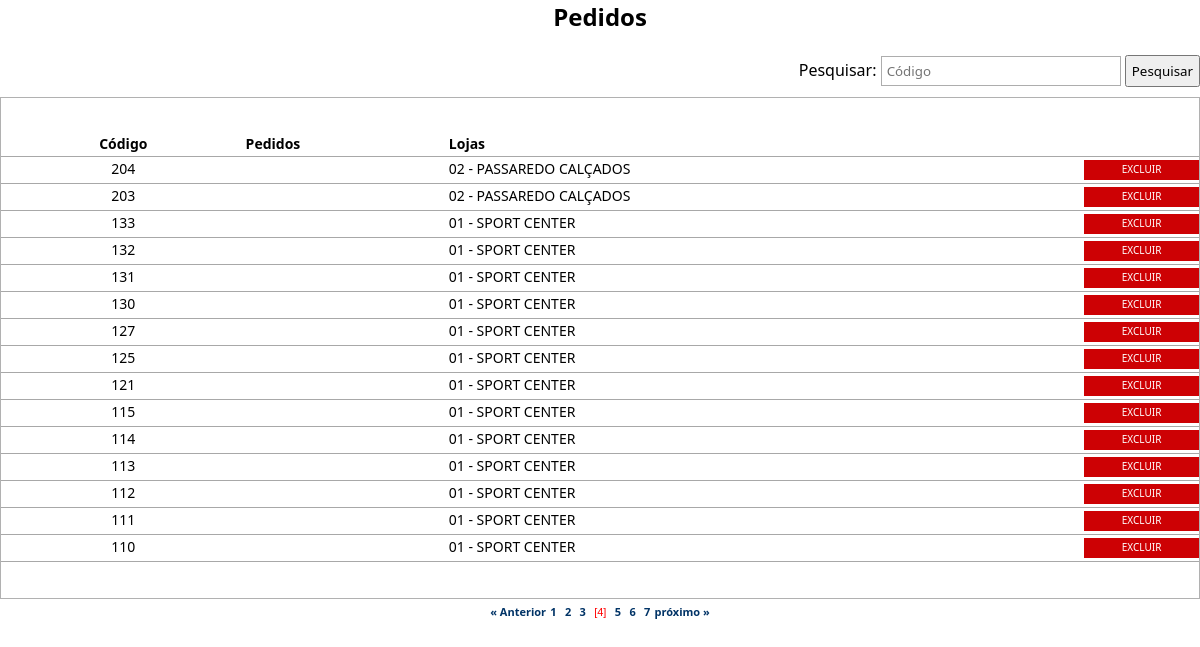
Page /visualiza_pedido.php?pg=3 on the earlier database version.
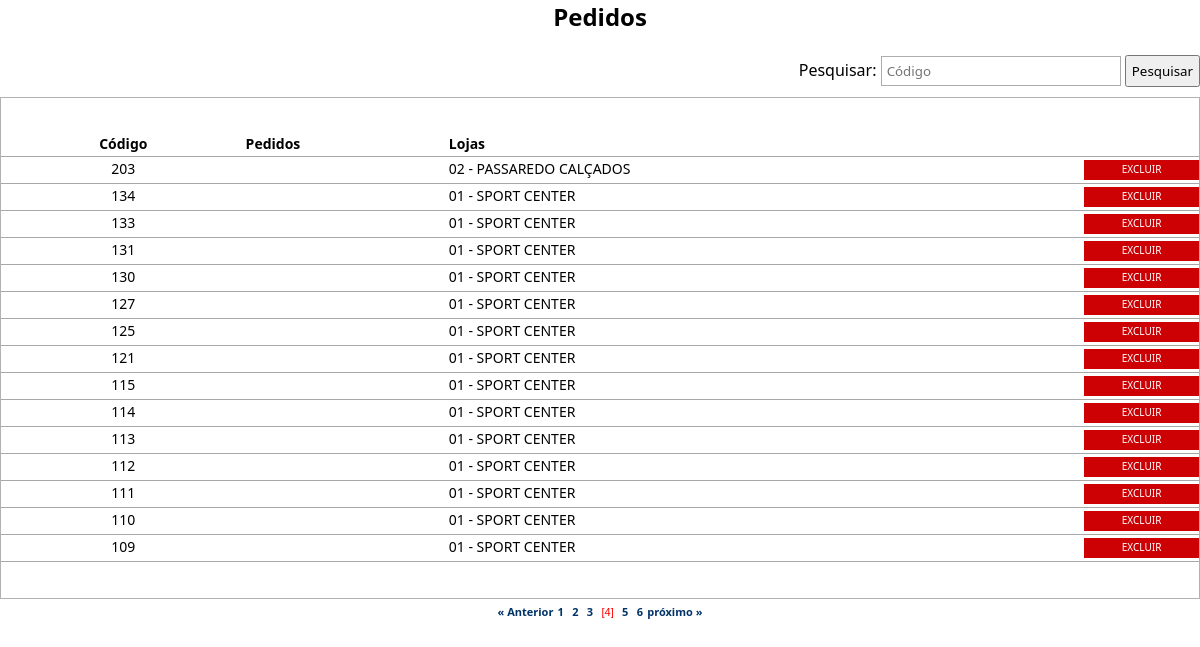
Same page on the later database version.
### tables this page shows
CREATE TABLE `pedidos` (
  `id_pedidos` int(11) NOT NULL AUTO_INCREMENT,
  `num_pedido` varchar(10) DEFAULT NULL,
  `nome_loja` varchar(100) DEFAULT NULL,
  `nome_fornecedor` varchar(100) DEFAULT NULL,
  `valor_pedido` float DEFAULT NULL,
  `qtd_pedido` varchar(10) NOT NULL,
  `data_entrega` date DEFAULT NULL,
  `cod_pag_pedido` varchar(15) DEFAULT NULL,
  `cod_cond_pag` varchar(5) NOT NULL,
  `prazo` varchar(2) NOT NULL,
  `valor_dividido` float NOT NULL,
  `descricao` varchar(50) NOT NULL,
  PRIMARY KEY (`id_pedidos`)
);

### processos/database.php (called while the page is built, shortened)
<?php
function DBRead ($table, $params = null, $fields = '*') {
	$params = ($params) ? " {$params}" : null;
		$query = "SELECT {$fields} FROM {$table}{$params}";
		$result = DBExecute($query);
		if (!mysqli_num_rows($result))
			return false;
		else {
			while ($res = mysqli_fetch_assoc($result)) {
				$data[] = $res;
			}
			return $data;
		}
}
function DBExecute($query){
	$link = DBConnect();
	$result = @mysqli_query($link, $query) or die (mysqli_error($link));
	return $result;
}
?>

### visualiza_pedido.php (the view, shortened to what this page needs)
<!doctype html>
<html>
<head>
<link href="css/style.css" rel="stylesheet" type="text/css">
<link href="css/style.css" rel="stylesheet" type="text/css">
<link rel="stylesheet" href="css/menu.css">
</head>
<body>
<center><h2> Pedidos </h2></center>
<br />
<table width="100%" border="0" cellpadding="0" cellspacing="0" style="margin-bottom: 10px;">
	<tr>
		<td align="right">
        <?php
		require 'processos/database.php';
		?>
      <form  action="<?php echo htmlspecialchars($_SERVER["PHP_SELF"]);?>" method="post">
			Pesquisar: <input type="text" name="pesquisar" placeholder="Código" class="cod" style="margin-right:0;">
			<input type="submit" value="Pesquisar" style="height: 32px; padding: 0 5px 0 5px;">
		  </form>
		</td>
	</tr>
 </table>
 <?php
 	if (empty($_POST['pesquisar'])) {
 ?>
<table width="100%" border="0" cellpadding="0" cellspacing="0" class="table">
	<tr class="linha">
		<td class="linha" width="20%" align="center"><b>Código</b></td>
		<td class="linha"><b>Pedidos</b></td>
        <td class="linha"><b>Lojas</b></td>
        <td width="10%" align="center" class="linha"></td>
	</tr>
<?php
  $numreg = 15;
  $inicial = $_GET['pg'] * $numreg;
	$pedidos = DBRead ("pedidos", "ORDER BY num_pedido DESC LIMIT $inicial, $numreg", "id_pedidos, num_pedido, nome_loja, descricao");
  $sql = DBRead ("pedidos");
  $quant = count($sql);
		foreach ($pedidos as $pd){
		?>
	<tr onmouseover="ChangeColor(this, true);" onmouseout="ChangeColor(this, false);">
		<td class="linha" align="center" valign="middle" onclick="DoNav('altera_pedido.php?id=<?php echo $pd['id_pedidos'];?>');">
			<?php echo $pd['num_pedido'];?>
		</td>
		<td class="linha espaco" valign="middle" onclick="DoNav('altera_pedido.php?id=<?php echo $pd['id_pedidos'];?>');">
		</td>
		<td class="linha espaco" onclick="DoNav('altera_pedido.php?id=<?php echo $pd['id_pedidos'];?>');">
			<?php echo $pd['nome_loja']; ?>
		</td>
		<td class="linha espaco" valign="middle">
				<span class="excluir">
						<a href="javascript:aviso('<?=$pd['num_pedido'];?>');">Excluir</a>
		</td>
	</tr>
<?php
	}
?>
</table>
<center>
<?php
  require "paginacao.php";
	}
?>
</center>
</body>
</html>

### paginacao.php (shortened to what this page needs)
<?php
$quant_pg = ceil($quant/$numreg);
$quant_pg++;
if ( @$_GET['pg'] > 0) {
echo "<a href=".$_SERVER['PHP_SELF']."?pg=".(@$_GET['pg']-1)." class=pg ><b>&laquo; Anterior</b></a>";
} else {
echo "<font color=#CCCCCC>&laquo; anterior </font>";
}
for($i_pg=1; $i_pg<$quant_pg;$i_pg++) {
if (@$_GET['pg'] == ($i_pg-1)) {
echo "&nbsp;<span class=pgoff>[$i_pg]</span>&nbsp;";
} else {
$i_pg2 = $i_pg-1;
echo "&nbsp;<a href=".$_SERVER['PHP_SELF']."?pg=$i_pg2 class=pg><b>$i_pg</b></a>&nbsp;";
}
}
if ((@$_GET['pg']+2) < $quant_pg) {
echo "<a href=".$_SERVER['PHP_SELF']."?pg=".(@$_GET['pg']+1)." class=pg ><b>próximo &raquo;</b></a>";
} else {
echo "<font color=#CCCCCC>  próximo &raquo;</font>";
}
?>

Differences in the rows shown:
no longer on this page (row edited): pedidos: num_pedido "204", nome_loja "02 - PASSAREDO CALÇADOS"
removed pedidos: num_pedido "132", nome_loja "01 - SPORT CENTER"
added pedidos: num_pedido "134", nome_loja "01 - SPORT CENTER"
now on this page (row edited): pedidos: num_pedido "109", nome_loja "01 - SPORT CENTER"
Other differences:
list line gone: "7"
